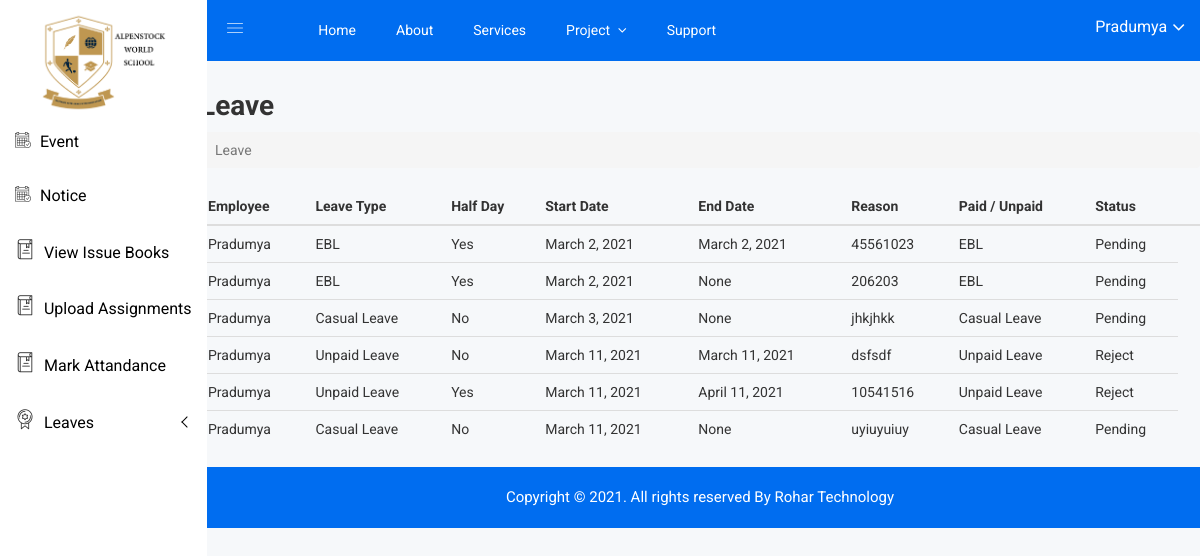
Page /teacher/view_leave/ (signed in) on the committed database.
### admins/models/professor.py (models this page shows, shortened)
class Teacher(models.Model):
    username = models.CharField(max_length=20, default="TE")
    password = models.CharField(max_length=500, default="")
    first_name = models.CharField(max_length=20, default="")
    last_name = models.CharField(max_length=20, default="")
    gender = models.CharField(max_length=6, default="")
    dob = models.CharField(max_length=20)
    address = models.TextField()
    country = models.CharField(max_length=20, default="")
    state = models.CharField(max_length=20, default="")
    city = models.CharField(max_length=20, default="")
    zipcode = models.CharField(max_length=10, default="")
    phone = models.CharField(max_length=30, default="")
    email = models.EmailField(max_length = 254, default="")
    designation = models.CharField(max_length=20, default="")
    qualification = models.CharField(max_length=30, default="")
    basic_salary = models.CharField(max_length=30, default="")
    contract_type = models.CharField(max_length=30, default="")
    work_shift = models.CharField(max_length=30, default="")
    bank_name = models.CharField(max_length=20, default="")
    branch_name = models.CharField(max_length=20, default="")
    account_number = models.CharField(max_length=20, default="")
    ifsc_code = models.CharField(max_length=20, default="")
    aadhar_number = models.CharField(max_length=20, default="")
    pancard_number = models.CharField(max_length=20, default="")
    descripation = models.TextField()
    image = models.ImageField(upload_to="teacher", blank=True, null=True)
    date_joined = models.DateTimeField(verbose_name='date_joined', auto_now_add=True)

### admins/models/leave.py (models this page shows, shortened)
class Leave(models.Model):
    teacher = models.ForeignKey(Teacher, on_delete=models.CASCADE, null=True, blank=True)
    student = models.ForeignKey(Students, on_delete=models.CASCADE, null=True, blank=True)
    type = models.CharField(max_length=15)
    start_date = models.DateField()
    end_date = models.DateField(null=True, blank=True)
    reason = models.TextField(default="")
    halfday = models.BooleanField(default=False)
    status = models.CharField(max_length=10, default="Pending")
    is_teacher = models.BooleanField(default=False)
    is_student = models.BooleanField(default=False)

### admins/middleware/auth.py (the view)
    def middleware(request, *args, **kwargs):
        returnUrl = request.META['PATH_INFO']
        print(returnUrl)
        if not request.session.get('user'):
           return redirect(f'/login?return_url={returnUrl}')
        response = get_response(request, *args, **kwargs)
        return response

### teacher/views/event.py (called while the page is built)
    def get(self, request):
        validate_user(request)
        username = request.session.get('user')
        user = get_object_or_404(Teacher,username=username)
        leaves = Leave.objects.filter(teacher=user.pk).order_by('start_date')
        data = {'all_leaves': leaves,}
        return render(request, 'teachers/view-leave.html', data)

### teacher/views/index.py (called while the page is built)
def validate_user(request):
    username = request.session.get('user')
    if 'TE' not in username:
        return redirect('login')
    else:
        user = get_object_or_404(Teacher, username=username)
        try:
            teacher_role = Role.objects.get(user=user)
        except:
            teacher_role = None
        if teacher_role is not None and teacher_role.role == "Librarian":
            return redirect('teacher_login')
        elif teacher_role is not None and teacher_role.role == "admin" or teacher_role is not None and teacher_role.role == "Admin":
            return redirect('teacher_login')

### admins/templates/teachers/view-leave.html (shortened to what this page needs)
{% extends './basic.html' %}
{% load static %}
{% block body %}
<div id="content" class="pmd-content inner-page admin" style="margin-top: 90px;">
    <h1 id="leave">Leave</h1>
    <nav aria-label="breadcrumb">
        <ol class="breadcrumb pmd-breadcrumb mb-0">
            <li class="breadcrumb-item active" aria-current="page">Leave</li>
        </ol>
    </nav>
    <section class="component-section" id="employee">
        <table class="table pmd-table table-hover pmd-table-card">
                <thead class="thead-light">
                    <tr>
                        <th>Employee</th>
                        <th>Leave Type</th>
                        <th>Half Day</th>
                        <th>Start Date</th>
                        <th>End Date</th>
                        <th>Reason</th>
                        <th>Paid / Unpaid</th>
                        <th>Status</th>
                        <th></th>
                    </tr>
                </thead>
                <tbody>
                {% for leave in all_leaves %}
                    <tr>
                        <td data-title="Employee">{{leave.teacher.first_name}}</td>
                        <td data-title="Leave Type">{{leave.type}}</td>
                        {% if leave.halfday %}
                        <td data-title="Half Day">Yes</td>
                        {% else %}
                        <td data-title="Half Day">No</td>
                        {% endif %}
                        <td data-title="Start Date">{{leave.start_date}}</td>
                        <td data-title="End Date">{{leave.end_date}}</td>
                        <td data-title="Reason">{{leave.reason}}</td>
                        <td data-title="Paid / Unpaid">{{leave.type}}</td>
                        <td data-title="Status">{{leave.status}}</td>
                    </tr>
                {% endfor %}
                </tbody>
        </table>
    </section>
</div>
{% endblock %}

### admins/templates/teachers/basic.html (shortened to what this page needs)
{% extends 'alpen_admin/base.html' %}
{% load static %}
{% block mainbody %}
<div class="left-sidebar-pro">
    <nav id="sidebar" class="">
        <div class="sidebar-header">
            <a href="https://www.alpenstockworldschool.com/"><img class="main-logo" src="{% static 'img/logo/logo.png' %}" alt="" /></a>
        </div>
        <div class="left-custom-menu-adp-wrap comment-scrollbar">
            <nav class="sidebar-nav left-sidebar-menu-pro">
                <ul class="metismenu" id="menu1">
                    <li>
                        <a title="event" href="{% url 'teacher_event' %}" aria-expanded="false"><span class="educate-icon educate-event icon-wrap sub-icon-mg" aria-hidden="true"></span> <span class="mini-click-non">Event</span></a>
                    </li>
                    <li>
                        <a title="Notice" href="{% url 'teacher_notice' %}" aria-expanded="false"><span class="educate-icon educate-event icon-wrap sub-icon-mg" aria-hidden="true"></span> <span class="mini-click-non">Notice</span></a>
                    </li>
                     <li>
                        <a title="Issue Books" href="{% url 'issue_books' %}" aria-expanded="false"><span class="educate-icon educate-library icon-wrap" aria-hidden="true"></span> <span class="mini-click-non">View Issue Books</span></a>
                    </li>
                    <li>
                        <a href="#" aria-expanded="false"><span class="educate-icon educate-library icon-wrap" aria-hidden="true"></span> <span class="mini-click-non">Upload Assignments</span></a>
                    </li>
                    <li>
                       <a href="#" aria-expanded="false"><span class="educate-icon educate-library icon-wrap" aria-hidden="true"></span> <span class="mini-click-non">Mark Attandance</span></a>
                    </li>
                    <li>
                        <a class="has-arrow" aria-expanded="false"><span class="educate-icon educate-department icon-wrap"></span> <span class="mini-click-non">Leaves</span></a>
                    </li>
                </ul>
            </nav>
        </div>
    </nav>
</div>
    <div class="all-content-wrapper">
        <div class="header-advance-area">
    <div class="header-top-area">
        <div class="container-fluid">
            <div class="row">
                <div class="col-lg-12 col-md-12 col-sm-12 col-xs-12">
                    <div class="header-top-wraper">
                        <div class="row">
                            <div class="col-lg-1 col-md-0 col-sm-1 col-xs-12">
                                <div class="menu-switcher-pro">
                                    <button type="button" id="sidebarCollapse" class="btn bar-button-pro header-drl-controller-btn btn-info navbar-btn">
                                            <i class="educate-icon educate-nav"></i>
                                        </button>
                                </div>
                            </div>
                            <div class="col-lg-6 col-md-7 col-sm-6 col-xs-12">
                                <div class="header-top-menu tabl-d-n">
                                    <ul class="nav navbar-nav mai-top-nav">
                                        <li class="nav-item"><a href="{% url 'teacher_home' %}" class="nav-link">Home</a>
                                        </li>
                                        <li class="nav-item"><a href="#" class="nav-link">About</a>
                                        </li>
                                        <li class="nav-item"><a href="#" class="nav-link">Services</a>
                                        </li>
                                        <li class="nav-item dropdown res-dis-nn">
                                            <a href="#" data-toggle="dropdown" role="button" aria-expanded="false" class="nav-link dropdown-toggle">Project <span class="angle-down-topmenu"><i class="fa fa-angle-down"></i></span></a>
                                        </li>
                                        <li class="nav-item"><a href="#" class="nav-link">Support</a>
                                        </li>
                                    </ul>
                                </div>
                            </div>
                            <div class="col-lg-5 col-md-5 col-sm-12 col-xs-12">
                                <div class="header-right-info">
                                    <ul class="nav navbar-nav mai-top-nav header-right-menu">
                                        <li class="nav-item">
                                            <a href="#" data-toggle="dropdown" role="button" aria-expanded="false" class="nav-link dropdown-toggle">
                                                    <span class="admin-name">{{ request.session.name }}</span>
                                                    <i class="fa fa-angle-down edu-icon edu-down-arrow"></i>
                                                </a>
                                        </li>
                                    </ul>
                                </div>
                            </div>
                        </div>
                    </div>
                </div>
            </div>
        </div>
    </div>
</div>
        {% block body %}{% endblock %}
        <div class="footer-copyright-area">
            <div class="container-fluid">
                <div class="row">
                    <div class="col-lg-12">
                        <div class="footer-copy-right">
                            <p>Copyright © 2021. All rights reserved By <a href="#">Rohar Technology</a></p>
                        </div>
                    </div>
                </div>
            </div>
        </div>
    </div>
{% endblock %}

### admins/static/css/main.css (style rules this page uses)
html { color: #222; font-size: 1em; line-height: 1.4; }
audio, canvas, iframe, img, svg, video { vertical-align: middle; }

### admins/static/css/metisMenu/metisMenu-vertical.css (style rules this page uses)
.sidebar-nav { background: #fff; }
.sidebar-nav ul { padding: 0; margin: 0; list-style: none; background: #f5f5f5; }
.sidebar-nav .metismenu { background: #fff; display: -webkit-box; display: -ms-flexbox; display: flex; -webkit-box-orient: vertical; -webkit-box-direction: normal; -ms-flex-direction: column; flex-direction: column; }
.sidebar-nav .metismenu li + li { margin-top: 5px; }
.sidebar-nav .metismenu li:last-child { margin-bottom: 5px; }
.sidebar-nav .metismenu > li { display: -webkit-box; display: -ms-flexbox; display: flex; -webkit-box-orient: vertical; -webkit-box-direction: normal; -ms-flex-direction: column; flex-direction: column; position: relative; }
.sidebar-nav .metismenu a { position: relative; display: block; padding: 13px 15px; color: #444; outline-width: 0; transition: all .3s ease-out; font-size:16px; font-weight:400; }
.sidebar-nav .metismenu li .icon-wrap { margin-right:5px; font-size:20px; color:#303030; }
.sidebar-nav .metismenu li .sub-icon-mg { margin-right:5px; font-size:16px; }

### rows in the picture
Teacher: session.name "Pradumya"
Leave: teacher.first_name "Pradumya", type "EBL", halfday "Yes", start_date "March 2, 2021", end_date "March 2, 2021", reason "45561023", status "Pending"
Leave: teacher.first_name "Pradumya", type "EBL", halfday "Yes", start_date "March 2, 2021", end_date "None", reason "206203", status "Pending"
Leave: teacher.first_name "Pradumya", type "Casual Leave", halfday "No", start_date "March 3, 2021", end_date "None", reason "jhkjhkk", status "Pending"
Leave: teacher.first_name "Pradumya", type "Unpaid Leave", halfday "No", start_date "March 11, 2021", end_date "March 11, 2021", reason "dsfsdf", status "Reject"
Leave: teacher.first_name "Pradumya", type "Unpaid Leave", halfday "Yes", start_date "March 11, 2021", end_date "April 11, 2021", reason "10541516", status "Reject"
Leave: teacher.first_name "Pradumya", type "Casual Leave", halfday "No", start_date "March 11, 2021", end_date "None", reason "uyiuyuiuy", status "Pending"
